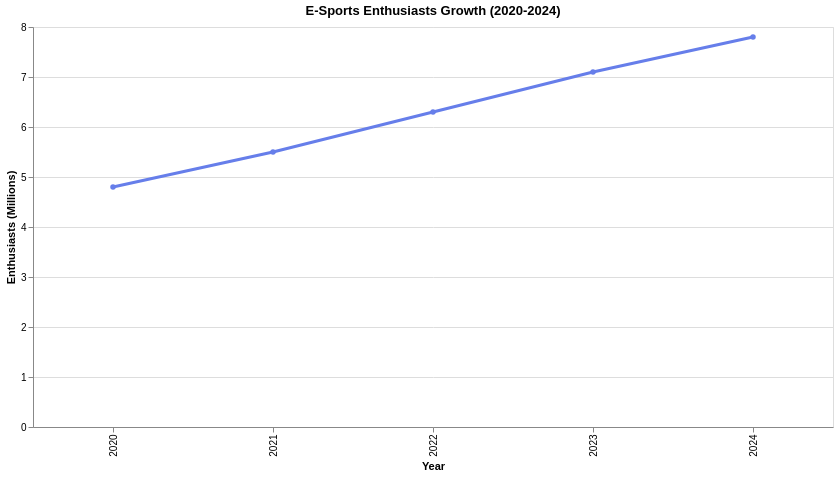

Vega-Lite specification stored for this chart:
### Vega-Lite specification from a JSON file in a GitHub repository (floating-point values rounded to 4 significant figures)
{"$schema": "https://vega.github.io/schema/vega-lite/v5.json", "title": "E-Sports Enthusiasts Growth (2020-2024)", "width": 800, "height": 400, "data": {"values": [{"year": 2020, "enthusiasts": 4.8}, {"year": 2021, "enthusiasts": 5.5}, {"year": 2022, "enthusiasts": 6.3}, {"year": 2023, "enthusiasts": 7.1}, {"year": 2024, "enthusiasts": 7.8}]}, "layer": [{"mark": {"type": "line", "point": true, "strokeWidth": 3}, "encoding": {"x": {"field": "year", "type": "ordinal", "title": "Year"}, "y": {"field": "enthusiasts", "type": "quantitative", "title": "Enthusiasts (Millions)"}, "color": {"value": "#667eea"}, "tooltip": [{"field": "year", "type": "ordinal", "title": "Year"}, {"field": "enthusiasts", "type": "quantitative", "title": "Enthusiasts (M)"}]}}]}
